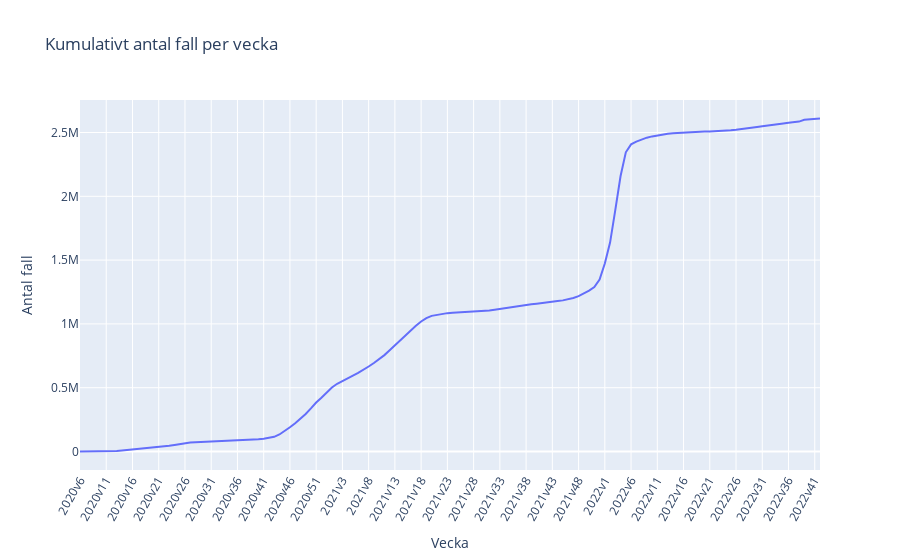

Notebook code cell kept with this figure:
### Code cell
# select the columns "Vecka" and "Kum_antal_fall"
kum_antal_fall_per_vecka = veckodata_riket[["Vecka", "Kum_antal_fall"]]

# set the index to "Vecka"
kum_antal_fall_per_vecka.set_index("Vecka", inplace=True)

# plot using seaborn
kum_antal_fall_seaborn = sns.lineplot(data=kum_antal_fall_per_vecka, x=kum_antal_fall_per_vecka.index, y="Kum_antal_fall")
kum_antal_fall_seaborn.set_xticks(kum_antal_fall_per_vecka.index[::5])
kum_antal_fall_seaborn.set_xticklabels(kum_antal_fall_per_vecka.index[::5], rotation=60)
kum_antal_fall_seaborn.set_xlabel("Vecka")
kum_antal_fall_seaborn.set_ylabel("Antal fall")
kum_antal_fall_seaborn.set_title("Kumulativt antal fall per vecka")

# plot using plotly express
kum_antal_fall_plotly = px.line(kum_antal_fall_per_vecka, x=kum_antal_fall_per_vecka.index, y="Kum_antal_fall", title="Kumulativt antal fall per vecka")
kum_antal_fall_plotly.update_xaxes(title_text="Vecka", tickvals=kum_antal_fall_per_vecka.index[::5], tickangle=300)
kum_antal_fall_plotly.update_yaxes(title_text="Antal fall")

kum_antal_fall_plotly.show()

### Figure 1 — Plotly figure (JSON) as saved in the notebook; plotly's stock layout.template omitted (floating-point values rounded to 4 significant figures; data arrays with more than 128 entries replaced by an {"elided": "..."} marker saying what was removed)
{"data": [{"hovertemplate": "Vecka=%{x}<br>Kum_antal_fall=%{y}<extra></extra>", "legendgroup": "", "line": {"color": "#636efa", "dash": "solid"}, "marker": {"symbol": "circle"}, "mode": "lines", "name": "", "orientation": "v", "showlegend": false, "type": "scatter", "x": {"elided": "142 str values"}, "xaxis": "x", "y": {"elided": "142 int values"}, "yaxis": "y"}], "layout": {"legend": {"tracegroupgap": 0}, "title": {"text": "Kumulativt antal fall per vecka"}, "xaxis": {"anchor": "y", "domain": [0, 1], "tickangle": -60, "tickvals": ["2020v6", "2020v11", "2020v16", "2020v21", "2020v26", "2020v31", "2020v36", "2020v41", "2020v46", "2020v51", "2021v3", "2021v8", "2021v13", "2021v18", "2021v23", "2021v28", "2021v33", "2021v38", "2021v43", "2021v48", "2022v1", "2022v6", "2022v11", "2022v16", "2022v21", "2022v26", "2022v31", "2022v36", "2022v41"], "title": {"text": "Vecka"}}, "yaxis": {"anchor": "x", "domain": [0, 1], "title": {"text": "Antal fall"}}}}
